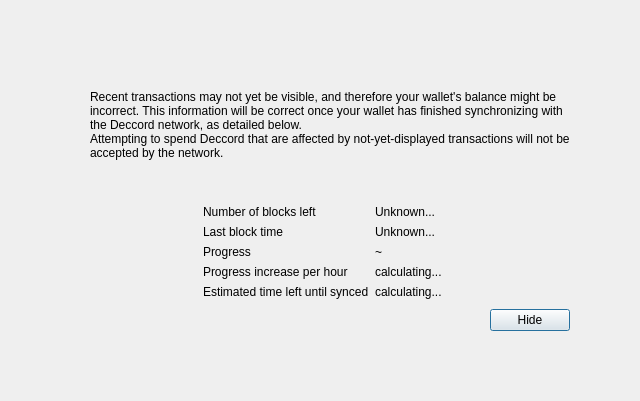
<?xml version="1.0" encoding="UTF-8"?>
<ui version="4.0">
 <class>ModalOverlay</class>
 <widget class="QWidget" name="ModalOverlay">
  <property name="geometry">
   <rect>
    <x>0</x>
    <y>0</y>
    <width>640</width>
    <height>401</height>
   </rect>
  </property>
  <property name="windowTitle">
   <string>Form</string>
  </property>
  <layout class="QVBoxLayout" name="verticalLayout" stretch="0">
   <property name="sizeConstraint">
    <enum>QLayout::SetDefaultConstraint</enum>
   </property>
   <property name="leftMargin">
    <number>0</number>
   </property>
   <property name="topMargin">
    <number>0</number>
   </property>
   <property name="rightMargin">
    <number>0</number>
   </property>
   <property name="bottomMargin">
    <number>0</number>
   </property>
   <item>
    <widget class="QWidget" name="bgWidget" native="true">
     <property name="styleSheet">
      <string notr="true"/>
     </property>
     <layout class="QVBoxLayout" name="verticalLayoutMain" stretch="0">
      <property name="leftMargin">
       <number>60</number>
      </property>
      <property name="topMargin">
       <number>60</number>
      </property>
      <property name="rightMargin">
       <number>60</number>
      </property>
      <property name="bottomMargin">
       <number>60</number>
      </property>
      <item>
       <widget class="QWidget" name="contentWidget" native="true">
        <property name="styleSheet">
         <string notr="true"/>
        </property>
        <layout class="QVBoxLayout" name="verticalLayoutSub" stretch="1,0,0,0,0">
         <property name="spacing">
          <number>0</number>
         </property>
         <property name="leftMargin">
          <number>10</number>
         </property>
         <property name="topMargin">
          <number>10</number>
         </property>
         <property name="rightMargin">
          <number>10</number>
         </property>
         <property name="bottomMargin">
          <number>10</number>
         </property>
         <item>
          <layout class="QHBoxLayout" name="horizontalLayoutIconText" stretch="0,1">
           <property name="topMargin">
            <number>20</number>
           </property>
           <item>
            <layout class="QVBoxLayout" name="verticalLayoutIcon">
             <property name="leftMargin">
              <number>0</number>
             </property>
             <item>
              <widget class="QLabel" name="warningIcon">
               <property name="text">
                <string/>
               </property>
              </widget>
             </item>
             <item>
              <spacer name="verticalSpacerWarningIcon">
               <property name="orientation">
                <enum>Qt::Vertical</enum>
               </property>
               <property name="sizeHint" stdset="0">
                <size>
                 <width>20</width>
                 <height>40</height>
                </size>
               </property>
              </spacer>
             </item>
            </layout>
           </item>
           <item>
            <layout class="QVBoxLayout" name="verticalLayoutInfoText">
             <property name="leftMargin">
              <number>0</number>
             </property>
             <property name="topMargin">
              <number>0</number>
             </property>
             <item>
              <widget class="QLabel" name="infoText">
               <property name="text">
                <string>Recent transactions may not yet be visible, and therefore your wallet's balance might be incorrect. This information will be correct once your wallet has finished synchronizing with the Deccord network, as detailed below.</string>
               </property>
               <property name="textFormat">
                <enum>Qt::RichText</enum>
               </property>
               <property name="wordWrap">
                <bool>true</bool>
               </property>
              </widget>
             </item>
             <item>
              <widget class="QLabel" name="infoTextStrong">
               <property name="text">
                <string>Attempting to spend Deccord that are affected by not-yet-displayed transactions will not be accepted by the network.</string>
               </property>
               <property name="textFormat">
                <enum>Qt::RichText</enum>
               </property>
               <property name="wordWrap">
                <bool>true</bool>
               </property>
              </widget>
             </item>
             <item>
              <spacer name="verticalSpacerInTextSpace">
               <property name="orientation">
                <enum>Qt::Vertical</enum>
               </property>
               <property name="sizeHint" stdset="0">
                <size>
                 <width>20</width>
                 <height>40</height>
                </size>
               </property>
              </spacer>
             </item>
            </layout>
           </item>
          </layout>
         </item>
         <item>
          <spacer name="verticalSpacerAfterText">
           <property name="orientation">
            <enum>Qt::Vertical</enum>
           </property>
           <property name="sizeHint" stdset="0">
            <size>
             <width>20</width>
             <height>40</height>
            </size>
           </property>
          </spacer>
         </item>
         <item>
          <layout class="QFormLayout" name="formLayout">
           <property name="fieldGrowthPolicy">
            <enum>QFormLayout::FieldsStayAtSizeHint</enum>
           </property>
           <property name="formAlignment">
            <set>Qt::AlignHCenter|Qt::AlignTop</set>
           </property>
           <property name="horizontalSpacing">
            <number>6</number>
           </property>
           <property name="verticalSpacing">
            <number>6</number>
           </property>
           <property name="topMargin">
            <number>10</number>
           </property>
           <item row="0" column="0">
            <widget class="QLabel" name="labelNumberOfBlocksLeft">
             <property name="text">
              <string>Number of blocks left</string>
             </property>
            </widget>
           </item>
           <item row="0" column="1">
            <widget class="QLabel" name="numberOfBlocksLeft">
             <property name="text">
              <string>Unknown...</string>
             </property>
            </widget>
           </item>
           <item row="1" column="0">
            <widget class="QLabel" name="labelLastBlockTime">
             <property name="text">
              <string>Last block time</string>
             </property>
            </widget>
           </item>
           <item row="1" column="1">
            <widget class="QLabel" name="newestBlockDate">
             <property name="sizePolicy">
              <sizepolicy hsizetype="Maximum" vsizetype="Preferred">
               <horstretch>0</horstretch>
               <verstretch>0</verstretch>
              </sizepolicy>
             </property>
             <property name="text">
              <string>Unknown...</string>
             </property>
            </widget>
           </item>
           <item row="2" column="0">
            <widget class="QLabel" name="labelSyncDone">
             <property name="text">
              <string>Progress</string>
             </property>
            </widget>
           </item>
           <item row="2" column="1">
            <layout class="QHBoxLayout" name="horizontalLayoutSync" stretch="0,1">
             <item>
              <widget class="QLabel" name="percentageProgress">
               <property name="text">
                <string notr="true">~</string>
               </property>
              </widget>
             </item>
            </layout>
           </item>
           <item row="4" column="0">
            <widget class="QLabel" name="labelProgressIncrease">
             <property name="text">
              <string>Progress increase per hour</string>
             </property>
            </widget>
           </item>
           <item row="4" column="1">
            <widget class="QLabel" name="progressIncreasePerH">
             <property name="text">
              <string>calculating...</string>
             </property>
            </widget>
           </item>
           <item row="5" column="0">
            <widget class="QLabel" name="labelEstimatedTimeLeft">
             <property name="text">
              <string>Estimated time left until synced</string>
             </property>
            </widget>
           </item>
           <item row="5" column="1">
            <widget class="QLabel" name="expectedTimeLeft">
             <property name="text">
              <string>calculating...</string>
             </property>
            </widget>
           </item>
          </layout>
         </item>
         <item>
          <layout class="QHBoxLayout" name="horizontalLayoutButtons">
           <property name="leftMargin">
            <number>10</number>
           </property>
           <property name="topMargin">
            <number>10</number>
           </property>
           <item>
            <spacer name="horizontalSpacer">
             <property name="orientation">
              <enum>Qt::Horizontal</enum>
             </property>
             <property name="sizeHint" stdset="0">
              <size>
               <width>40</width>
               <height>20</height>
              </size>
             </property>
            </spacer>
           </item>
           <item>
            <widget class="QPushButton" name="closeButton">
             <property name="text">
              <string>Hide</string>
             </property>
             <property name="shortcut">
              <string notr="true">Esc</string>
             </property>
             <property name="focusPolicy">
              <enum>Qt::StrongFocus</enum>
             </property>
             <property name="default">
              <bool>true</bool>
             </property>
            </widget>
           </item>
          </layout>
         </item>
         <item>
          <layout class="QVBoxLayout" name="verticalLayout_2">
           <item>
            <spacer name="verticalSpacer">
             <property name="orientation">
              <enum>Qt::Vertical</enum>
             </property>
             <property name="sizeHint" stdset="0">
              <size>
               <width>20</width>
               <height>40</height>
              </size>
             </property>
            </spacer>
           </item>
          </layout>
         </item>
        </layout>
       </widget>
      </item>
     </layout>
    </widget>
   </item>
  </layout>
 </widget>
 <resources/>
 <connections/>
</ui>
